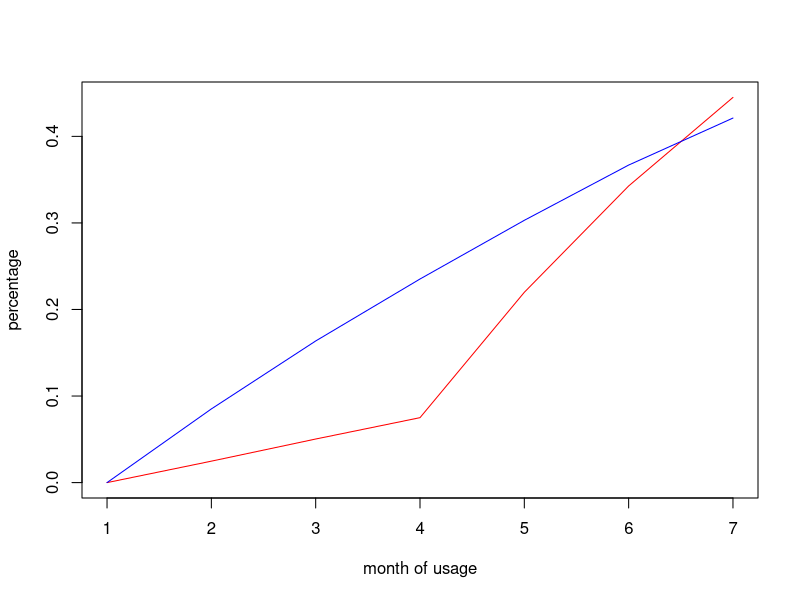
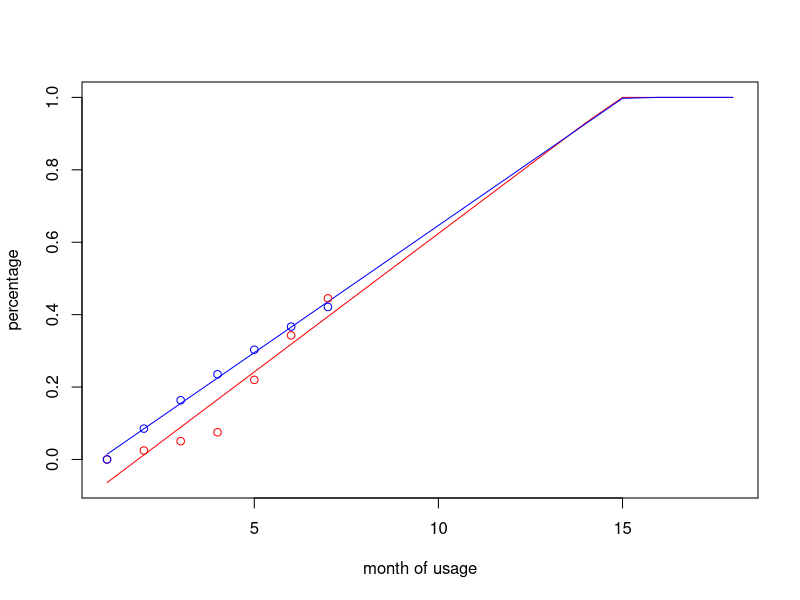
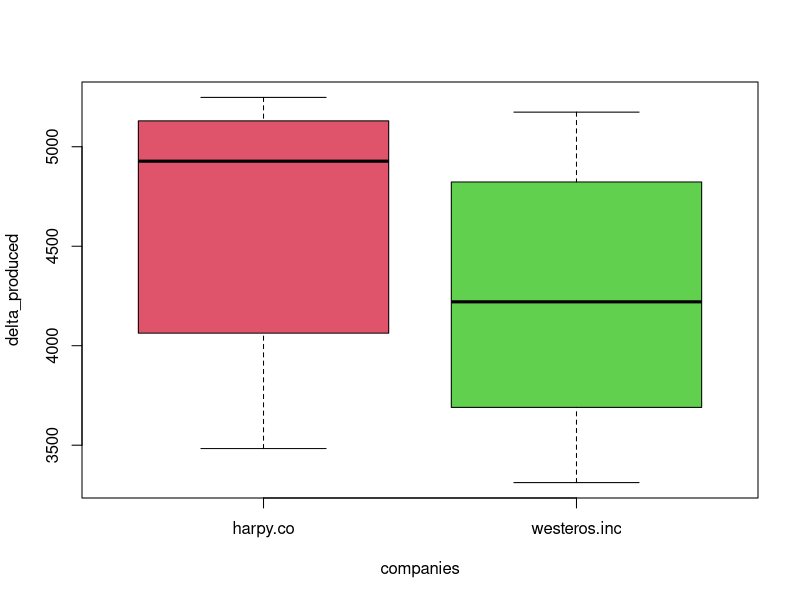

Write R code to recreate these figures, in order.
## ---- chunk 1
data <- read.csv("production-data.csv", header = TRUE)
data
## ---- chunk 2
sum_produced_harpy <- c(0,0,0,0,0,0)

k = 1
for (i in 1:6){
  while ( data$supplier[k] == "harpy.co"){
    if (data$production.date[k] == i){
      sum_produced_harpy[i] = sum_produced_harpy[i] + data$produced[k]}
    k= k +1
  }
  k = 1
}
sum_produced_harpy

## ---- chunk 3
matrix_defects_harpy <- matrix(0,6,7)
for (i in 1:6){
  for (j in 1:7){
    while ( data$supplier[k] == "harpy.co"){
      if (data$production.date[k] == i && data$report.date[k] == j){
        matrix_defects_harpy[i,j-i+1] = matrix_defects_harpy[i,j-i+1] + data$defects[k]
      } 
      k = k + 1
    }
    k = 1
    matrix_defects_harpy[i,j-i+1]=matrix_defects_harpy[i,j-i+1]/sum_produced_harpy[i]
  }
}
for (i in 1:6){
  for (j in 2:7){
    if (matrix_defects_harpy[i,j] == 0) matrix_defects_harpy[i,j] = NA
  }
}
matrix_defects_harpy 

array_mean_defects_harpy <- c(0,0,0,0,0,0,0)
for (i in 2:7){
  array_mean_defects_harpy[i]=mean(matrix_defects_harpy[,i], na.rm = TRUE)
  array_mean_defects_harpy[i]=array_mean_defects_harpy[i]+array_mean_defects_harpy[i-1]
}
array_mean_defects_harpy
## ---- chunk 4
sum_produced_westeros <- c(0,0,0,0,0,0)

k = 1352
for (i in 1:6){
  while (k<=2700){
    if (data$production.date[k] == i){
      sum_produced_westeros[i] = sum_produced_westeros[i] + data$produced[k]}
    k= k +1
  }
  k = 1352
}
sum_produced_westeros
## ---- chunk 5
matrix_defects_westeros <- matrix(0,6,7)
k = 1352
for (i in 1:6){
  for (j in 1:7){
    while ( k<=2700){
      if (data$production.date[k] == i && data$report.date[k] == j){
        matrix_defects_westeros[i,j-i+1] = matrix_defects_westeros[i,j-i+1] + data$defects[k]
      } 
      k = k + 1
    }
    k = 1352
    matrix_defects_westeros[i,j-i+1]=matrix_defects_westeros[i,j-i+1]/sum_produced_westeros[i]
  }
}
for (i in 1:6){
  for (j in 2:7){
    if (matrix_defects_westeros[i,j] == 0) matrix_defects_westeros[i,j] = NA
  }
}
matrix_defects_westeros

array_mean_defects_westeros <- c(0,0,0,0,0,0,0)
for (i in 2:7){
  array_mean_defects_westeros[i]=mean(matrix_defects_westeros[,i], na.rm = TRUE)
  array_mean_defects_westeros[i]=array_mean_defects_westeros[i]+array_mean_defects_westeros[i-1]
}
array_mean_defects_westeros

## ---- chunk 6
plot(array_mean_defects_harpy,type = "l", col = "red", xlab="month of usage", ylab = "percentage")
lines(array_mean_defects_westeros, type = "l", col ="blue")
## ---- chunk 7
month<-c(1,2,3,4,5,6,7)
forecast_harpy <- lm(array_mean_defects_harpy~month)
forecast_harpy_for_1_18_month <- array(0,18)
for(i in 1:18)
forecast_harpy_for_1_18_month[i]=min(forecast_harpy$coefficients[1]+forecast_harpy$coefficients[2]*i,1)
  
forecast_westeros <- lm(array_mean_defects_westeros~month)
forecast_westeros_for_1_18_month <- array(0,18)
for(i in 1:18)
forecast_westeros_for_1_18_month[i]=min(forecast_westeros$coefficients[1]+forecast_westeros$coefficients[2]*i,1)

plot(forecast_harpy_for_1_18_month,type = "l", col = "red", xlab="month of usage", ylab = "percentage")
lines(forecast_westeros_for_1_18_month, type = "l", col = "blue")
lines(array_mean_defects_harpy, type = "p", col = "red")
lines(array_mean_defects_westeros, type = "p", col = "blue")
## ---- chunk 8
sum_defects_harpy <- c(0,0,0,0,0,0)
k = 1
for (i in 1:6){
  while ( data$supplier[k] == "harpy.co"){
    if (data$report.date[k] == i){
      sum_defects_harpy[i] = sum_defects_harpy[i] + data$defects[k]}
    k= k +1
  }
  k = 1
}
sum_defects_harpy

## ---- chunk 9
sum_defects_westeros <- c(0,0,0,0,0,0)
k = 1352
for (i in 1:6){
  while ( k<=2700){
    if (data$report.date[k] == i){
      sum_defects_westeros[i] = sum_defects_westeros[i] + data$defects[k]}
    k= k +1
  }
  k = 1352
}
sum_defects_westeros
## ---- chunk 10
delta_harpy = sum_produced_harpy - sum_defects_harpy
delta_westeros = sum_produced_westeros - sum_defects_westeros

companies <- c("harpy.co", "harpy.co", "harpy.co", "harpy.co", "harpy.co", "harpy.co", "westeros.inc", "westeros.inc", "westeros.inc", "westeros.inc", "westeros.inc", "westeros.inc")

delta_produced<-c(delta_harpy, delta_westeros)

boxplot(delta_produced ~ companies, col =c(2,3))

